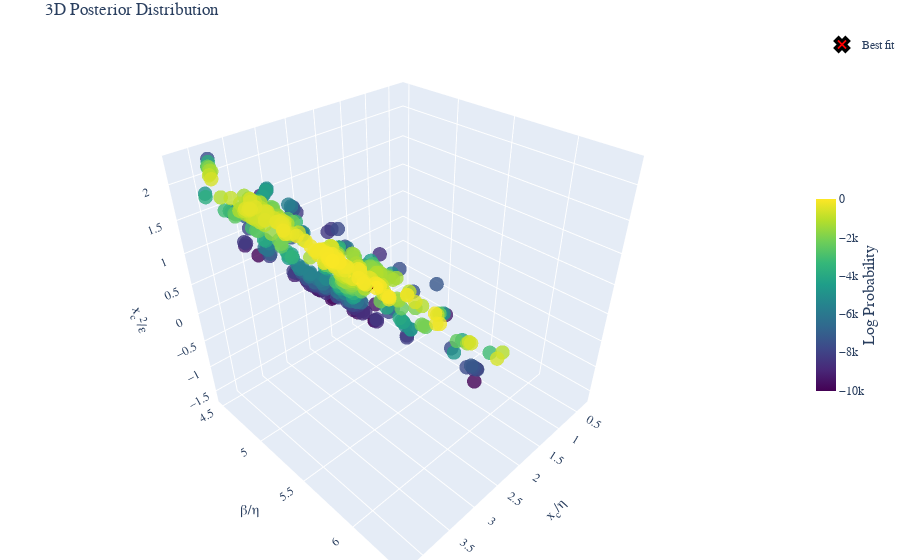

The code cell stored with this chart in its notebook:
### Code cell
fig =post.plot_posterior3D_interactive([0,1,2],labels=labels_trans, truths=np.log(truths_trans),truth_label="Best fit" )
# Save the figure using matplotlib's savefig instead of plotly's write_image
fig.show()
if SAVE_PRODUCTS:
    # Save the figure as HTML
    html_file_name = config_name+test_str+'_3D_plot'
    if subfolder is not None:
        html_file_name = os.path.join(subfolder, html_file_name)
    html_path = os.path.join(Products_folder, 'html_3d_plots', f'{html_file_name}.html')
    # Create directory if it doesn't exist
    os.makedirs(os.path.dirname(html_path), exist_ok=True)
    fig.write_html(html_path)

### Figure 1 — Plotly figure (JSON) as saved in the notebook; plotly's stock layout.template omitted (floating-point values rounded to 4 significant figures; data arrays with more than 128 entries replaced by an {"elided": "..."} marker saying what was removed)
{"data": [{"marker": {"color": {"elided": "490 float values"}, "colorbar": {"len": 0.4, "thickness": 20, "title": {"font": {"size": 16}, "side": "right", "text": "Log Probability"}, "x": 1.0, "y": 0.5}, "colorscale": [[0.0, "#440154"], [0.1111, "#482878"], [0.2222, "#3e4989"], [0.3333, "#31688e"], [0.4444, "#26828e"], [0.5556, "#1f9e89"], [0.6667, "#35b779"], [0.7778, "#6ece58"], [0.8889, "#b5de2b"], [1.0, "#fde725"]], "opacity": 0.8, "size": 5}, "mode": "markers", "name": "Posterior", "scene": "scene", "showlegend": false, "type": "scatter3d", "x": {"elided": "490 float values"}, "y": {"elided": "490 float values"}, "z": {"elided": "490 float values"}}, {"marker": {"color": "red", "line": {"color": "black", "width": 3}, "size": 12, "symbol": "x"}, "mode": "markers", "name": "Best fit", "scene": "scene", "showlegend": true, "type": "scatter3d", "x": [2.274], "y": [4.968], "z": [0.1955]}], "layout": {"font": {"family": "Computer Modern"}, "margin": {"b": 0, "l": 0, "r": 0, "t": 30}, "scene": {"aspectmode": "cube", "xaxis": {"exponentformat": "e", "showexponent": "all", "title": {"font": {"size": 14}, "text": "x<sub>c</sub>/η"}}, "yaxis": {"exponentformat": "e", "showexponent": "all", "title": {"font": {"size": 14}, "text": "β/η"}}, "zaxis": {"exponentformat": "e", "showexponent": "all", "title": {"font": {"size": 14}, "text": "x<sub>c</sub><sup>2</sup>/ε"}}}, "title": {"text": "3D Posterior Distribution"}}}
